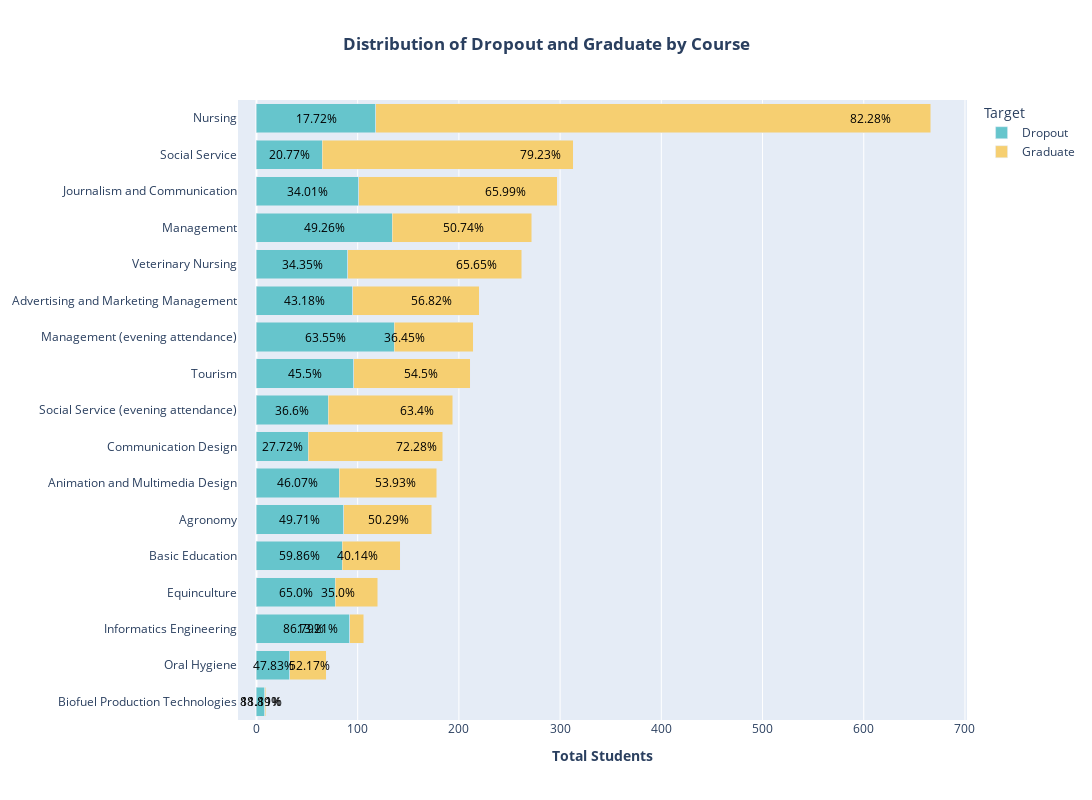

The code cell stored with this chart in its notebook:
### Code cell
import plotly.express as px

# Define the categories for course names
categories = [
    "Biofuel Production Technologies",
    "Animation and Multimedia Design",
    "Social Service (evening attendance)",
    "Agronomy",
    "Communication Design",
    "Veterinary Nursing",
    "Informatics Engineering",
    "Equinculture",
    "Management",
    "Social Service",
    "Tourism",
    "Nursing",
    "Oral Hygiene",
    "Advertising and Marketing Management",
    "Journalism and Communication",
    "Basic Education",
    "Management (evening attendance)",
]

# Group by Course and Target
student_courses = (
    df.groupby(["Course", "Target"])
    .size()
    .reset_index()
    .pivot(columns="Target", index="Course", values=0)
)

# Rename the index with course names
student_courses = student_courses.rename(
    index={i + 1: category for i, category in enumerate(categories)}
)

# Ensure the 'Dropout' column exists
if "Dropout" not in student_courses.columns:
    student_courses["Dropout"] = student_courses[0]  # Assuming '0' represents dropouts

# Calculate the percentage of Dropout and Graduate for each course
student_courses["Total"] = student_courses.sum(axis=1)
student_courses["Dropout (%)"] = (
    student_courses["Dropout"] / student_courses["Total"] * 100
).round(2)
student_courses["Graduate (%)"] = (
    student_courses["Graduate"] / student_courses["Total"] * 100
).round(2)

# Sort the data for plotting
student_courses_sorted = student_courses.sort_values(by="Total", ascending=True)

# Remove the 'Total' column
student_courses_sorted.drop(columns="Total", inplace=True)

# Generate the interactive plot
fig = px.bar(
    student_courses_sorted[["Dropout", "Graduate"]],
    orientation="h",
    title="Distribution of Dropout and Graduate by Course",
    labels={"value": "Total Students", "Course": "Course"},
    color_discrete_sequence=px.colors.qualitative.Pastel,
)

# Add percentage annotations inside the bars
for col in ["Dropout", "Graduate"]:
    for i, val in enumerate(student_courses_sorted[col]):
        percentage = student_courses_sorted[f"{col} (%)"].iloc[i]
        fig.add_annotation(
            x=(
                val / 2
                if col == "Dropout"
                else val + student_courses_sorted["Dropout"].iloc[i] / 2
            ),
            y=student_courses_sorted.index[i],
            text=f"{percentage}%",
            showarrow=False,
            xanchor="center",
            yanchor="middle",
            font=dict(size=12, color="black"),
        )

# Customize the layout
fig.update_layout(
    title={"text": "<b>Distribution of Dropout and Graduate by Course</b>", "x": 0.5},
    xaxis_title="<b>Total Students</b>",
    yaxis_title=None,
    barmode="stack",
    width=1200,  # Increase the width
    height=800,  # Increase the height
)

# Show the plot
fig.show()

### Figure 1 — Plotly figure (JSON) as saved in the notebook; plotly's stock layout.template omitted (floating-point values rounded to 4 significant figures)
{"data": [{"alignmentgroup": "True", "hovertemplate": "Target=Dropout<br>Total Students=%{x}<br>Course=%{y}<extra></extra>", "legendgroup": "Dropout", "marker": {"color": "rgb(102, 197, 204)", "pattern": {"shape": ""}}, "name": "Dropout", "offsetgroup": "Dropout", "orientation": "h", "showlegend": true, "textposition": "auto", "type": "bar", "x": [8, 33, 92, 78, 85, 86, 82, 51, 71, 96, 136, 95, 90, 134, 101, 65, 118], "xaxis": "x", "y": ["Biofuel Production Technologies", "Oral Hygiene", "Informatics Engineering", "Equinculture", "Basic Education", "Agronomy", "Animation and Multimedia Design", "Communication Design", "Social Service (evening attendance)", "Tourism", "Management (evening attendance)", "Advertising and Marketing Management", "Veterinary Nursing", "Management", "Journalism and Communication", "Social Service", "Nursing"], "yaxis": "y"}, {"alignmentgroup": "True", "hovertemplate": "Target=Graduate<br>Total Students=%{x}<br>Course=%{y}<extra></extra>", "legendgroup": "Graduate", "marker": {"color": "rgb(246, 207, 113)", "pattern": {"shape": ""}}, "name": "Graduate", "offsetgroup": "Graduate", "orientation": "h", "showlegend": true, "textposition": "auto", "type": "bar", "x": [1, 36, 14, 42, 57, 87, 96, 133, 123, 115, 78, 125, 172, 138, 196, 248, 548], "xaxis": "x", "y": ["Biofuel Production Technologies", "Oral Hygiene", "Informatics Engineering", "Equinculture", "Basic Education", "Agronomy", "Animation and Multimedia Design", "Communication Design", "Social Service (evening attendance)", "Tourism", "Management (evening attendance)", "Advertising and Marketing Management", "Veterinary Nursing", "Management", "Journalism and Communication", "Social Service", "Nursing"], "yaxis": "y"}], "layout": {"annotations": [{"font": {"color": "black", "size": 12}, "showarrow": false, "text": "88.89%", "x": 4, "xanchor": "center", "y": "Biofuel Production Technologies", "yanchor": "middle"}, {"font": {"color": "black", "size": 12}, "showarrow": false, "text": "47.83%", "x": 16.5, "xanchor": "center", "y": "Oral Hygiene", "yanchor": "middle"}, {"font": {"color": "black", "size": 12}, "showarrow": false, "text": "86.79%", "x": 46, "xanchor": "center", "y": "Informatics Engineering", "yanchor": "middle"}, {"font": {"color": "black", "size": 12}, "showarrow": false, "text": "65.0%", "x": 39, "xanchor": "center", "y": "Equinculture", "yanchor": "middle"}, {"font": {"color": "black", "size": 12}, "showarrow": false, "text": "59.86%", "x": 42.5, "xanchor": "center", "y": "Basic Education", "yanchor": "middle"}, {"font": {"color": "black", "size": 12}, "showarrow": false, "text": "49.71%", "x": 43, "xanchor": "center", "y": "Agronomy", "yanchor": "middle"}, {"font": {"color": "black", "size": 12}, "showarrow": false, "text": "46.07%", "x": 41, "xanchor": "center", "y": "Animation and Multimedia Design", "yanchor": "middle"}, {"font": {"color": "black", "size": 12}, "showarrow": false, "text": "27.72%", "x": 25.5, "xanchor": "center", "y": "Communication Design", "yanchor": "middle"}, {"font": {"color": "black", "size": 12}, "showarrow": false, "text": "36.6%", "x": 35.5, "xanchor": "center", "y": "Social Service (evening attendance)", "yanchor": "middle"}, {"font": {"color": "black", "size": 12}, "showarrow": false, "text": "45.5%", "x": 48, "xanchor": "center", "y": "Tourism", "yanchor": "middle"}, {"font": {"color": "black", "size": 12}, "showarrow": false, "text": "63.55%", "x": 68, "xanchor": "center", "y": "Management (evening attendance)", "yanchor": "middle"}, {"font": {"color": "black", "size": 12}, "showarrow": false, "text": "43.18%", "x": 47.5, "xanchor": "center", "y": "Advertising and Marketing Management", "yanchor": "middle"}, {"font": {"color": "black", "size": 12}, "showarrow": false, "text": "34.35%", "x": 45, "xanchor": "center", "y": "Veterinary Nursing", "yanchor": "middle"}, {"font": {"color": "black", "size": 12}, "showarrow": false, "text": "49.26%", "x": 67, "xanchor": "center", "y": "Management", "yanchor": "middle"}, {"font": {"color": "black", "size": 12}, "showarrow": false, "text": "34.01%", "x": 50.5, "xanchor": "center", "y": "Journalism and Communication", "yanchor": "middle"}, {"font": {"color": "black", "size": 12}, "showarrow": false, "text": "20.77%", "x": 32.5, "xanchor": "center", "y": "Social Service", "yanchor": "middle"}, {"font": {"color": "black", "size": 12}, "showarrow": false, "text": "17.72%", "x": 59, "xanchor": "center", "y": "Nursing", "yanchor": "middle"}, {"font": {"color": "black", "size": 12}, "showarrow": false, "text": "11.11%", "x": 5, "xanchor": "center", "y": "Biofuel Production Technologies", "yanchor": "middle"}, {"font": {"color": "black", "size": 12}, "showarrow": false, "text": "52.17%", "x": 52.5, "xanchor": "center", "y": "Oral Hygiene", "yanchor": "middle"}, {"font": {"color": "black", "size": 12}, "showarrow": false, "text": "13.21%", "x": 60, "xanchor": "center", "y": "Informatics Engineering", "yanchor": "middle"}, {"font": {"color": "black", "size": 12}, "showarrow": false, "text": "35.0%", "x": 81, "xanchor": "center", "y": "Equinculture", "yanchor": "middle"}, {"font": {"color": "black", "size": 12}, "showarrow": false, "text": "40.14%", "x": 99.5, "xanchor": "center", "y": "Basic Education", "yanchor": "middle"}, {"font": {"color": "black", "size": 12}, "showarrow": false, "text": "50.29%", "x": 130, "xanchor": "center", "y": "Agronomy", "yanchor": "middle"}, {"font": {"color": "black", "size": 12}, "showarrow": false, "text": "53.93%", "x": 137, "xanchor": "center", "y": "Animation and Multimedia Design", "yanchor": "middle"}, {"font": {"color": "black", "size": 12}, "showarrow": false, "text": "72.28%", "x": 158.5, "xanchor": "center", "y": "Communication Design", "yanchor": "middle"}, {"font": {"color": "black", "size": 12}, "showarrow": false, "text": "63.4%", "x": 158.5, "xanchor": "center", "y": "Social Service (evening attendance)", "yanchor": "middle"}, {"font": {"color": "black", "size": 12}, "showarrow": false, "text": "54.5%", "x": 163, "xanchor": "center", "y": "Tourism", "yanchor": "middle"}, {"font": {"color": "black", "size": 12}, "showarrow": false, "text": "36.45%", "x": 146, "xanchor": "center", "y": "Management (evening attendance)", "yanchor": "middle"}, {"font": {"color": "black", "size": 12}, "showarrow": false, "text": "56.82%", "x": 172.5, "xanchor": "center", "y": "Advertising and Marketing Management", "yanchor": "middle"}, {"font": {"color": "black", "size": 12}, "showarrow": false, "text": "65.65%", "x": 217, "xanchor": "center", "y": "Veterinary Nursing", "yanchor": "middle"}, {"font": {"color": "black", "size": 12}, "showarrow": false, "text": "50.74%", "x": 205, "xanchor": "center", "y": "Management", "yanchor": "middle"}, {"font": {"color": "black", "size": 12}, "showarrow": false, "text": "65.99%", "x": 246.5, "xanchor": "center", "y": "Journalism and Communication", "yanchor": "middle"}, {"font": {"color": "black", "size": 12}, "showarrow": false, "text": "79.23%", "x": 280.5, "xanchor": "center", "y": "Social Service", "yanchor": "middle"}, {"font": {"color": "black", "size": 12}, "showarrow": false, "text": "82.28%", "x": 607, "xanchor": "center", "y": "Nursing", "yanchor": "middle"}], "barmode": "stack", "height": 800, "legend": {"title": {"text": "Target"}, "tracegroupgap": 0}, "title": {"text": "<b>Distribution of Dropout and Graduate by Course</b>", "x": 0.5}, "width": 1200, "xaxis": {"anchor": "y", "domain": [0, 1], "title": {"text": "<b>Total Students</b>"}}, "yaxis": {"anchor": "x", "domain": [0, 1], "title": {}}}}
